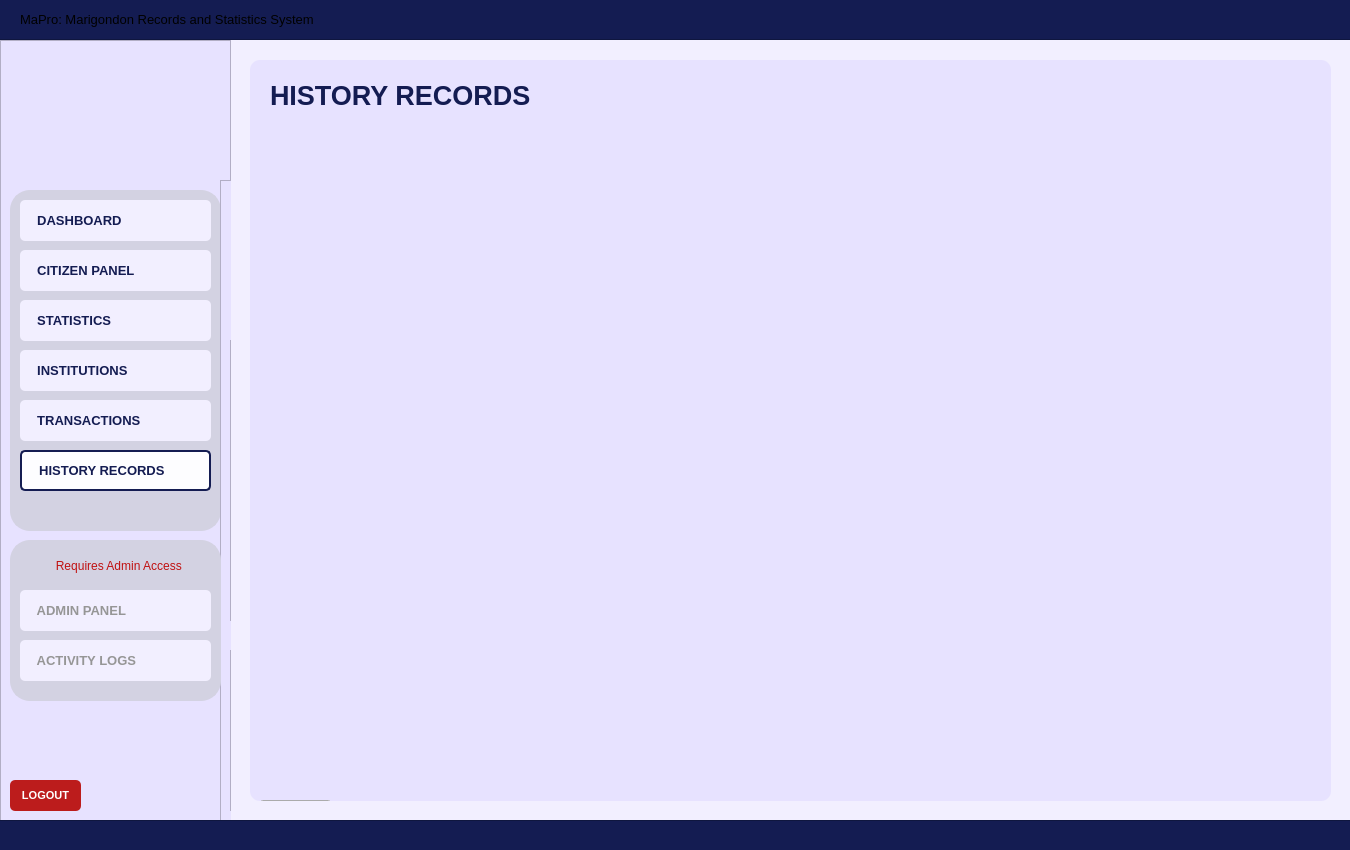
<?xml version="1.0" encoding="UTF-8"?>
<ui version="4.0">
 <class>User_dashboardWidget</class>
 <widget class="QWidget" name="User_dashboardWidget">
  <property name="geometry">
   <rect>
    <x>0</x>
    <y>0</y>
    <width>1350</width>
    <height>850</height>
   </rect>
  </property>
  <property name="sizePolicy">
   <sizepolicy hsizetype="Fixed" vsizetype="Fixed">
    <horstretch>0</horstretch>
    <verstretch>0</verstretch>
   </sizepolicy>
  </property>
  <property name="maximumSize">
   <size>
    <width>1350</width>
    <height>850</height>
   </size>
  </property>
  <property name="windowTitle">
   <string>Form</string>
  </property>
  <property name="styleSheet">
   <string notr="true">#User_dashboardWidget{
	background-color: #f2efff;
}</string>
  </property>
  <widget class="QFrame" name="baseNavFrame">
   <property name="geometry">
    <rect>
     <x>0</x>
     <y>40</y>
     <width>231</width>
     <height>781</height>
    </rect>
   </property>
   <property name="styleSheet">
    <string notr="true">#baseNavFrame {
	background-color: #e7e2ff;
}</string>
   </property>
   <property name="frameShape">
    <enum>QFrame::Shape::StyledPanel</enum>
   </property>
   <property name="frameShadow">
    <enum>QFrame::Shadow::Raised</enum>
   </property>
   <widget class="QFrame" name="baseNavFramesub1">
    <property name="geometry">
     <rect>
      <x>10</x>
      <y>150</y>
      <width>211</width>
      <height>341</height>
     </rect>
    </property>
    <property name="autoFillBackground">
     <bool>false</bool>
    </property>
    <property name="styleSheet">
     <string notr="true">#baseNavFramesub1{
	background-color: #d3d2e2;
	border-radius: 20px;
	border: 2px solid #d3d2e2;
	opacity: 0.1;
}</string>
    </property>
    <property name="frameShape">
     <enum>QFrame::Shape::StyledPanel</enum>
    </property>
    <property name="frameShadow">
     <enum>QFrame::Shadow::Raised</enum>
    </property>
    <widget class="QPushButton" name="nav_buttonDashboard">
     <property name="geometry">
      <rect>
       <x>10</x>
       <y>10</y>
       <width>191</width>
       <height>41</height>
      </rect>
     </property>
     <property name="font">
      <font>
       <family>Arial</family>
       <pointsize>10</pointsize>
       <bold>true</bold>
      </font>
     </property>
     <property name="cursor">
      <cursorShape>PointingHandCursor</cursorShape>
     </property>
     <property name="layoutDirection">
      <enum>Qt::LayoutDirection::LeftToRight</enum>
     </property>
     <property name="styleSheet">
      <string notr="true">#nav_buttonDashboard {
    background-color: #f2efff;
    color: #141c52;
    border-radius: 5px;
	text-align: left;
	padding: 10px;
}
#nav_buttonDashboard:hover {
    background-color: #fdfdff; /* Slightly lighter blue when hovered */
}
#nav_buttonDashboard:pressed {
    background-color: #e7e5f4; /* Darker blue when clicked */
}</string>
     </property>
     <property name="text">
      <string>  DASHBOARD</string>
     </property>
     <property name="icon">
      <iconset>
       <normaloff>../../Assets/Icons/icon_dashboard.svg</normaloff>../../Assets/Icons/icon_dashboard.svg</iconset>
     </property>
     <property name="iconSize">
      <size>
       <width>30</width>
       <height>30</height>
      </size>
     </property>
    </widget>
    <widget class="QPushButton" name="nav_buttonCitizenPanel">
     <property name="geometry">
      <rect>
       <x>10</x>
       <y>60</y>
       <width>191</width>
       <height>41</height>
      </rect>
     </property>
     <property name="font">
      <font>
       <family>Arial</family>
       <pointsize>10</pointsize>
       <bold>true</bold>
      </font>
     </property>
     <property name="cursor">
      <cursorShape>PointingHandCursor</cursorShape>
     </property>
     <property name="styleSheet">
      <string notr="true">#nav_buttonCitizenPanel {
    background-color: #f2efff;
    color: #141c52;
    border-radius: 5px;
	text-align: left;;
    padding: 10px; /* Optional: Adjusts spacing inside the button */
}
#nav_buttonCitizenPanel:hover {
    background-color: #fdfdff; /* Slightly lighter blue when hovered */
}
#nav_buttonCitizenPanel:pressed {
    background-color: #e7e5f4; /* Darker blue when clicked */
}</string>
     </property>
     <property name="text">
      <string>  CITIZEN PANEL</string>
     </property>
     <property name="icon">
      <iconset>
       <normaloff>../../Assets/Icons/icon_citizenprofiles.svg</normaloff>../../Assets/Icons/icon_citizenprofiles.svg</iconset>
     </property>
     <property name="iconSize">
      <size>
       <width>30</width>
       <height>30</height>
      </size>
     </property>
    </widget>
    <widget class="QPushButton" name="nav_buttonStatistics">
     <property name="geometry">
      <rect>
       <x>10</x>
       <y>110</y>
       <width>191</width>
       <height>41</height>
      </rect>
     </property>
     <property name="font">
      <font>
       <family>Arial</family>
       <pointsize>10</pointsize>
       <bold>true</bold>
      </font>
     </property>
     <property name="cursor">
      <cursorShape>PointingHandCursor</cursorShape>
     </property>
     <property name="styleSheet">
      <string notr="true">#nav_buttonStatistics {
    background-color: #f2efff;
    color: #141c52;
    border-radius: 5px;
	text-align: left;
    padding: 10px; /* Optional: Adjusts spacing inside the button */
}
#nav_buttonStatistics:hover {
    background-color: #fdfdff; /* Slightly lighter blue when hovered */
}
#nav_buttonStatistics:pressed {
    background-color: #e7e5f4; /* Darker blue when clicked */
}
</string>
     </property>
     <property name="text">
      <string>  STATISTICS</string>
     </property>
     <property name="icon">
      <iconset>
       <normaloff>../../Assets/Icons/icon_statistics.svg</normaloff>../../Assets/Icons/icon_statistics.svg</iconset>
     </property>
     <property name="iconSize">
      <size>
       <width>30</width>
       <height>30</height>
      </size>
     </property>
    </widget>
    <widget class="QPushButton" name="nav_buttonTransactions">
     <property name="geometry">
      <rect>
       <x>10</x>
       <y>210</y>
       <width>191</width>
       <height>41</height>
      </rect>
     </property>
     <property name="font">
      <font>
       <family>Arial</family>
       <pointsize>10</pointsize>
       <bold>true</bold>
      </font>
     </property>
     <property name="cursor">
      <cursorShape>PointingHandCursor</cursorShape>
     </property>
     <property name="styleSheet">
      <string notr="true">#nav_buttonTransactions {
    background-color: #f2efff;
    color: #141c52;
    border-radius: 5px;
	text-align: left;
    padding: 10px; /* Optional: Adjusts spacing inside the button */
}
#nav_buttonTransactions:hover {
    background-color: #fdfdff; /* Slightly lighter blue when hovered */
}
#nav_buttonTransactions:pressed {
    background-color: #e7e5f4; /* Darker blue when clicked */
}
</string>
     </property>
     <property name="text">
      <string>  TRANSACTIONS</string>
     </property>
     <property name="icon">
      <iconset>
       <normaloff>../../Assets/Icons/icon_transaction.svg</normaloff>../../Assets/Icons/icon_transaction.svg</iconset>
     </property>
     <property name="iconSize">
      <size>
       <width>30</width>
       <height>30</height>
      </size>
     </property>
    </widget>
    <widget class="QPushButton" name="nav_buttonInstitutions">
     <property name="geometry">
      <rect>
       <x>10</x>
       <y>160</y>
       <width>191</width>
       <height>41</height>
      </rect>
     </property>
     <property name="font">
      <font>
       <family>Arial</family>
       <pointsize>10</pointsize>
       <bold>true</bold>
      </font>
     </property>
     <property name="cursor">
      <cursorShape>PointingHandCursor</cursorShape>
     </property>
     <property name="autoFillBackground">
      <bool>false</bool>
     </property>
     <property name="styleSheet">
      <string notr="true">#nav_buttonInstitutions {
    background-color: #f2efff;
    color: #141c52;
    border-radius: 5px;
	text-align: left;
    padding: 10px; /* Optional: Adjusts spacing inside the button */
}
#nav_buttonInstitutions:hover {
    background-color: #fdfdff; /* Slightly lighter blue when hovered */
}
#nav_buttonInstitutions:pressed {
    background-color: #e7e5f4; /* Darker blue when clicked */
}
</string>
     </property>
     <property name="text">
      <string>  INSTITUTIONS</string>
     </property>
     <property name="icon">
      <iconset>
       <normaloff>../../Assets/Icons/icon_institutions.svg</normaloff>../../Assets/Icons/icon_institutions.svg</iconset>
     </property>
     <property name="iconSize">
      <size>
       <width>30</width>
       <height>30</height>
      </size>
     </property>
    </widget>
    <widget class="QPushButton" name="nav_buttonHistoryRecords">
     <property name="geometry">
      <rect>
       <x>10</x>
       <y>260</y>
       <width>191</width>
       <height>41</height>
      </rect>
     </property>
     <property name="font">
      <font>
       <family>Arial</family>
       <pointsize>10</pointsize>
       <bold>true</bold>
      </font>
     </property>
     <property name="cursor">
      <cursorShape>PointingHandCursor</cursorShape>
     </property>
     <property name="styleSheet">
      <string notr="true">#nav_buttonHistoryRecords {
    background-color: #fdfdff;
    color: #141c52;
    border-radius: 5px;
	border: 2px solid #141c52; 
	text-align: left;
    padding: 10px; /* Optional: Adjusts spacing inside the button */
}
</string>
     </property>
     <property name="text">
      <string>  HISTORY RECORDS</string>
     </property>
     <property name="icon">
      <iconset>
       <normaloff>../../Assets/Icons/icon_historyrecord.svg</normaloff>../../Assets/Icons/icon_historyrecord.svg</iconset>
     </property>
     <property name="iconSize">
      <size>
       <width>30</width>
       <height>30</height>
      </size>
     </property>
    </widget>
   </widget>
   <widget class="QLabel" name="nav_imageLogo">
    <property name="geometry">
     <rect>
      <x>70</x>
      <y>30</y>
      <width>91</width>
      <height>91</height>
     </rect>
    </property>
    <property name="font">
     <font>
      <family>Arial</family>
      <pointsize>18</pointsize>
      <bold>true</bold>
     </font>
    </property>
    <property name="styleSheet">
     <string notr="true">#nav_imageLogo{	
	background-color: transparent;
	color: #ffffff;
}
</string>
    </property>
    <property name="text">
     <string/>
    </property>
    <property name="pixmap">
     <pixmap>../../Assets/Images/logo_brgyClear.png</pixmap>
    </property>
    <property name="scaledContents">
     <bool>true</bool>
    </property>
   </widget>
   <widget class="QPushButton" name="logout_buttonLogout">
    <property name="geometry">
     <rect>
      <x>10</x>
      <y>740</y>
      <width>71</width>
      <height>31</height>
     </rect>
    </property>
    <property name="font">
     <font>
      <family>Arial</family>
      <pointsize>8</pointsize>
      <bold>true</bold>
     </font>
    </property>
    <property name="cursor">
     <cursorShape>PointingHandCursor</cursorShape>
    </property>
    <property name="styleSheet">
     <string notr="true">#logout_buttonLogout {
    background-color: #bc1c1c;
    color: white;
    border-radius: 5px;
    padding: 10px; /* Optional: Adjusts spacing inside the button */
}
#logout_buttonLogout:hover {
    background-color: #d82020; /* Slightly lighter blue when hovered */
}
#logout_buttonLogout:pressed {
    background-color: #8c1515; /* Darker blue when clicked */
}</string>
    </property>
    <property name="text">
     <string>LOGOUT</string>
    </property>
   </widget>
   <widget class="QFrame" name="baseNavFrame_2">
    <property name="geometry">
     <rect>
      <x>220</x>
      <y>140</y>
      <width>231</width>
      <height>781</height>
     </rect>
    </property>
    <property name="styleSheet">
     <string notr="true">background-color: #e7e2ff;</string>
    </property>
    <property name="frameShape">
     <enum>QFrame::Shape::StyledPanel</enum>
    </property>
    <property name="frameShadow">
     <enum>QFrame::Shadow::Raised</enum>
    </property>
    <widget class="QFrame" name="baseNavFramesub1_2">
     <property name="geometry">
      <rect>
       <x>10</x>
       <y>160</y>
       <width>211</width>
       <height>281</height>
      </rect>
     </property>
     <property name="autoFillBackground">
      <bool>false</bool>
     </property>
     <property name="styleSheet">
      <string notr="true">#baseNavFramesub1{
	background-color: #d3d2e2;
	border-radius: 20px;
	border: 2px solid #d3d2e2;
	opacity: 0.1;
}</string>
     </property>
     <property name="frameShape">
      <enum>QFrame::Shape::StyledPanel</enum>
     </property>
     <property name="frameShadow">
      <enum>QFrame::Shadow::Raised</enum>
     </property>
    </widget>
    <widget class="QFrame" name="baseNavFramesub2_2">
     <property name="geometry">
      <rect>
       <x>10</x>
       <y>470</y>
       <width>211</width>
       <height>161</height>
      </rect>
     </property>
     <property name="autoFillBackground">
      <bool>false</bool>
     </property>
     <property name="styleSheet">
      <string notr="true">#baseNavFramesub2{
	background-color: #d3d2e2;
	border-radius: 20px;
	border: 2px solid #d3d2e2;
	opacity: 0.1;
}</string>
     </property>
     <property name="frameShape">
      <enum>QFrame::Shape::StyledPanel</enum>
     </property>
     <property name="frameShadow">
      <enum>QFrame::Shadow::Raised</enum>
     </property>
    </widget>
    <widget class="QLabel" name="login_imageLogo_2">
     <property name="geometry">
      <rect>
       <x>70</x>
       <y>30</y>
       <width>91</width>
       <height>91</height>
      </rect>
     </property>
     <property name="font">
      <font>
       <family>Arial</family>
       <pointsize>18</pointsize>
       <bold>true</bold>
      </font>
     </property>
     <property name="styleSheet">
      <string notr="true">#login_imageLogo{	
	background-color: transparent;
	color: #ffffff;
}
</string>
     </property>
     <property name="text">
      <string/>
     </property>
     <property name="pixmap">
      <pixmap>../Assets/logo_brgyClear.png</pixmap>
     </property>
     <property name="scaledContents">
      <bool>true</bool>
     </property>
    </widget>
    <widget class="QPushButton" name="logout_buttonLogout_2">
     <property name="geometry">
      <rect>
       <x>10</x>
       <y>740</y>
       <width>71</width>
       <height>31</height>
      </rect>
     </property>
     <property name="font">
      <font>
       <family>Arial</family>
       <pointsize>8</pointsize>
       <bold>true</bold>
      </font>
     </property>
     <property name="cursor">
      <cursorShape>PointingHandCursor</cursorShape>
     </property>
     <property name="styleSheet">
      <string notr="true">#logout_buttonLogout {
    background-color: #bc1c1c;
    color: white;
    border-radius: 5px;
    padding: 10px; /* Optional: Adjusts spacing inside the button */
}
#logout_buttonLogout:hover {
    background-color: #d82020; /* Slightly lighter blue when hovered */
}
#logout_buttonLogout:pressed {
    background-color: #8c1515; /* Darker blue when clicked */
}</string>
     </property>
     <property name="text">
      <string>LOGOUT</string>
     </property>
    </widget>
   </widget>
   <widget class="QFrame" name="baseNavFramesub2">
    <property name="geometry">
     <rect>
      <x>10</x>
      <y>500</y>
      <width>211</width>
      <height>161</height>
     </rect>
    </property>
    <property name="autoFillBackground">
     <bool>false</bool>
    </property>
    <property name="styleSheet">
     <string notr="true">#baseNavFramesub2{
	background-color: #d3d2e2;
	border-radius: 20px;
	border: 2px solid #d3d2e2;
	opacity: 0.1;
}</string>
    </property>
    <property name="frameShape">
     <enum>QFrame::Shape::StyledPanel</enum>
    </property>
    <property name="frameShadow">
     <enum>QFrame::Shadow::Raised</enum>
    </property>
    <widget class="QPushButton" name="nav_buttonAdminPanel">
     <property name="geometry">
      <rect>
       <x>10</x>
       <y>50</y>
       <width>191</width>
       <height>41</height>
      </rect>
     </property>
     <property name="font">
      <font>
       <family>Arial</family>
       <pointsize>10</pointsize>
       <bold>true</bold>
      </font>
     </property>
     <property name="cursor">
      <cursorShape>ForbiddenCursor</cursorShape>
     </property>
     <property name="styleSheet">
      <string notr="true">#nav_buttonAdminPanel {
    background-color: #f2efff;
    color: #969696;
    border-radius: 5px;
	text-align: left;
    padding: 10px; /* Optional: Adjusts spacing inside the button */
}
/*#nav_buttonAdminOverview:hover {
    background-color: #fdfdff;
}
#nav_buttonAdminOverview:pressed {
    background-color: #e7e5f4; 
}*/</string>
     </property>
     <property name="text">
      <string>  ADMIN PANEL</string>
     </property>
     <property name="icon">
      <iconset>
       <normaloff>../../Assets/Icons/icon_adminoverview_off.svg</normaloff>../../Assets/Icons/icon_adminoverview_off.svg</iconset>
     </property>
     <property name="iconSize">
      <size>
       <width>30</width>
       <height>30</height>
      </size>
     </property>
    </widget>
    <widget class="QPushButton" name="nav_isLocked">
     <property name="geometry">
      <rect>
       <x>10</x>
       <y>10</y>
       <width>191</width>
       <height>31</height>
      </rect>
     </property>
     <property name="styleSheet">
      <string notr="true">#nav_isLocked{
	background-color: #d3d2e2;
	border-radius: 20px;
	border: 2px solid #d3d2e2;
	opacity: 0.1;
	color: #c01111;
}</string>
     </property>
     <property name="text">
      <string>  Requires Admin Access</string>
     </property>
     <property name="icon">
      <iconset>
       <normaloff>../../Assets/Icons/icon_isLocked.svg</normaloff>../../Assets/Icons/icon_isLocked.svg</iconset>
     </property>
     <property name="iconSize">
      <size>
       <width>20</width>
       <height>20</height>
      </size>
     </property>
    </widget>
    <widget class="QPushButton" name="nav_buttonActivityLogs">
     <property name="geometry">
      <rect>
       <x>10</x>
       <y>100</y>
       <width>191</width>
       <height>41</height>
      </rect>
     </property>
     <property name="font">
      <font>
       <family>Arial</family>
       <pointsize>10</pointsize>
       <bold>true</bold>
      </font>
     </property>
     <property name="cursor">
      <cursorShape>ForbiddenCursor</cursorShape>
     </property>
     <property name="styleSheet">
      <string notr="true">#nav_buttonActivityLogs {
    background-color: #f2efff;
    color: #969696;
    border-radius: 5px;
	text-align: left;
    padding: 10px; /* Optional: Adjusts spacing inside the button */
}
/*#nav_buttonAdminOverview:hover {
    background-color: #fdfdff;
}
#nav_buttonAdminOverview:pressed {
    background-color: #e7e5f4; 
}*/</string>
     </property>
     <property name="text">
      <string>  ACTIVITY LOGS</string>
     </property>
     <property name="icon">
      <iconset>
       <normaloff>../../Assets/Icons/icon_activitylogs_off.svg</normaloff>../../Assets/Icons/icon_activitylogs_off.svg</iconset>
     </property>
     <property name="iconSize">
      <size>
       <width>30</width>
       <height>30</height>
      </size>
     </property>
    </widget>
   </widget>
  </widget>
  <widget class="QFrame" name="border_blueLines1">
   <property name="geometry">
    <rect>
     <x>-10</x>
     <y>-1</y>
     <width>1371</width>
     <height>41</height>
    </rect>
   </property>
   <property name="styleSheet">
    <string notr="true">#border_blueLines1{
	background-color: #141c52;
}
</string>
   </property>
   <property name="frameShape">
    <enum>QFrame::Shape::StyledPanel</enum>
   </property>
   <property name="frameShadow">
    <enum>QFrame::Shadow::Raised</enum>
   </property>
   <widget class="QLabel" name="title_bodyDashboardSystemTitle">
    <property name="geometry">
     <rect>
      <x>30</x>
      <y>0</y>
      <width>451</width>
      <height>41</height>
     </rect>
    </property>
    <property name="font">
     <font>
      <family>Arial</family>
      <pointsize>10</pointsize>
      <bold>false</bold>
     </font>
    </property>
    <property name="styleSheet">
     <string notr="true">#title_bodyDashboardSystemTitle {
	background-color: transparent;
	color: #white;
}
</string>
    </property>
    <property name="text">
     <string>MaPro: Marigondon Records and Statistics System</string>
    </property>
    <property name="alignment">
     <set>Qt::AlignmentFlag::AlignLeading|Qt::AlignmentFlag::AlignLeft|Qt::AlignmentFlag::AlignVCenter</set>
    </property>
   </widget>
  </widget>
  <widget class="QFrame" name="border_blueLines2">
   <property name="geometry">
    <rect>
     <x>-10</x>
     <y>820</y>
     <width>1381</width>
     <height>31</height>
    </rect>
   </property>
   <property name="styleSheet">
    <string notr="true">#border_blueLines2{
	background-color: #141c52;
}
</string>
   </property>
   <property name="frameShape">
    <enum>QFrame::Shape::StyledPanel</enum>
   </property>
   <property name="frameShadow">
    <enum>QFrame::Shadow::Raised</enum>
   </property>
  </widget>
  <widget class="QFrame" name="baseBodyFrame">
   <property name="geometry">
    <rect>
     <x>250</x>
     <y>60</y>
     <width>1081</width>
     <height>741</height>
    </rect>
   </property>
   <property name="styleSheet">
    <string notr="true">#baseBodyFrame {
	background-color: #e7e2ff;
	border: none;
	border-radius: 10px;
}</string>
   </property>
   <property name="frameShape">
    <enum>QFrame::Shape::StyledPanel</enum>
   </property>
   <property name="frameShadow">
    <enum>QFrame::Shadow::Raised</enum>
   </property>
   <widget class="QPushButton" name="logout_buttonLogout_3">
    <property name="geometry">
     <rect>
      <x>10</x>
      <y>740</y>
      <width>71</width>
      <height>31</height>
     </rect>
    </property>
    <property name="font">
     <font>
      <family>Arial</family>
      <pointsize>8</pointsize>
      <bold>true</bold>
     </font>
    </property>
    <property name="cursor">
     <cursorShape>PointingHandCursor</cursorShape>
    </property>
    <property name="styleSheet">
     <string notr="true">#logout_buttonLogout {
    background-color: #bc1c1c;
    color: white;
    border-radius: 5px;
    padding: 10px; /* Optional: Adjusts spacing inside the button */
}
#logout_buttonLogout:hover {
    background-color: #d82020; /* Slightly lighter blue when hovered */
}
#logout_buttonLogout:pressed {
    background-color: #8c1515; /* Darker blue when clicked */
}</string>
    </property>
    <property name="text">
     <string>LOGOUT</string>
    </property>
   </widget>
   <widget class="QLabel" name="title_bodySchedule">
    <property name="geometry">
     <rect>
      <x>20</x>
      <y>20</y>
      <width>381</width>
      <height>31</height>
     </rect>
    </property>
    <property name="font">
     <font>
      <family>Arial</family>
      <pointsize>20</pointsize>
      <bold>true</bold>
     </font>
    </property>
    <property name="styleSheet">
     <string notr="true">#title_bodySchedule {
	background-color: transparent;
	color: #141c52;
}
</string>
    </property>
    <property name="text">
     <string>HISTORY RECORDS</string>
    </property>
   </widget>
  </widget>
 </widget>
 <resources/>
 <connections/>
</ui>
